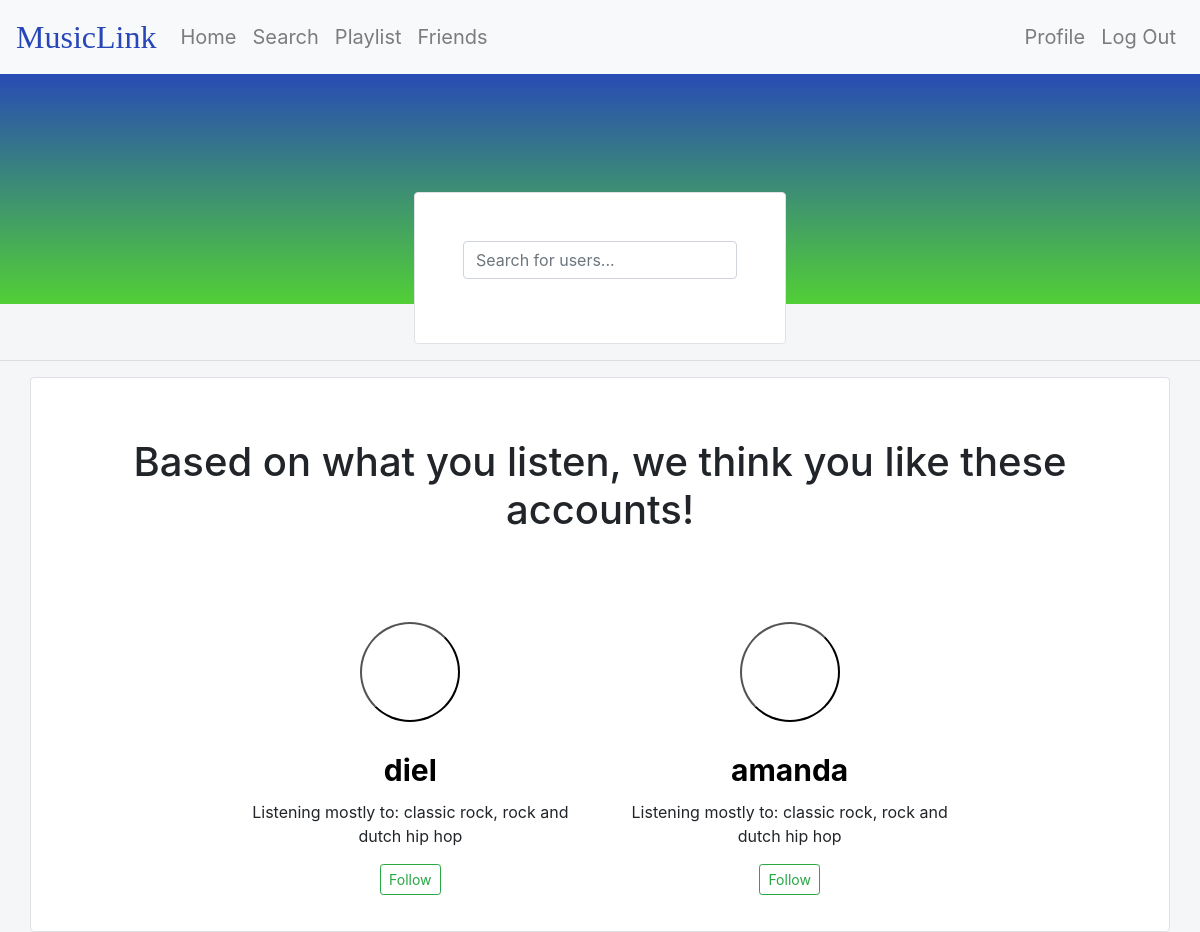
Before: /friends (signed in) with the older database file.
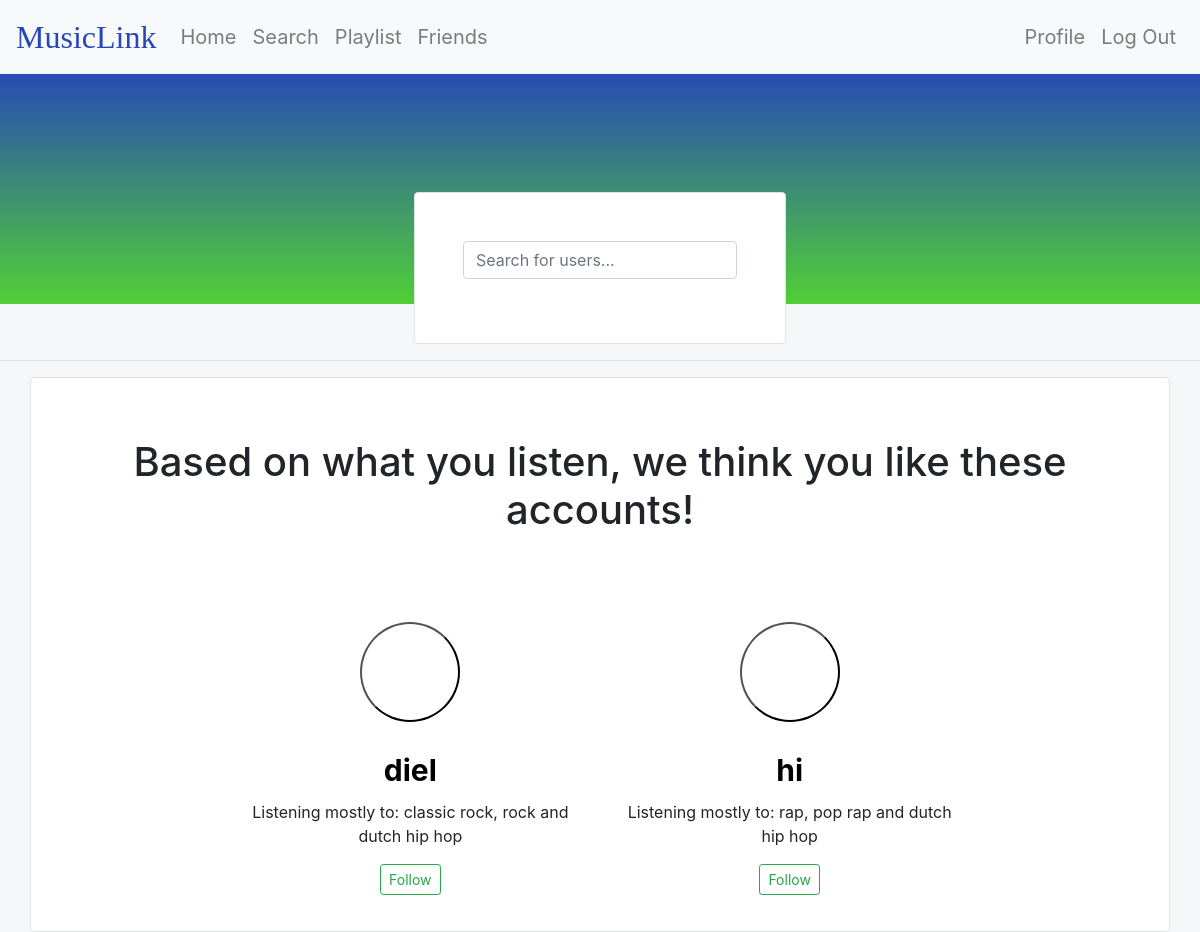
After: the same page with the newer database file.
### tables this page shows
CREATE TABLE 'top' ('userid' integer, 'artist1' text, 'artist2' text, 'artist3' text, 'artist4' text, 'artist5' text, 'track1' text, 'track2' text, 'track3' text, 'track4' text, 'track5' text, 'genre1' text, 'genre2' text, 'genre3' text);

CREATE TABLE 'users' ('userid' integer PRIMARY KEY AUTOINCREMENT NOT NULL, 'username' text, 'hash' text, 'spotifyid' text, 'profilepic' text);

### application.py (the view)
@app.route('/friends', methods=["GET"])
@login_required
def friends():
    following = get_following()
    potential_friends = get_potential_friends(following)
    return render_template("friends.html", potential_friends=potential_friends, following=following)

### helpers.py (called while the page is built)
def login_required(f):
    @wraps(f)
    def decorated_function(*args, **kwargs):
        if session.get("user_id") is None:
            return redirect("/")
        return f(*args, **kwargs)
    return decorated_function

def get_following():
    followinglist = db.execute("SELECT followeduserid FROM following WHERE followuserid = :userid", userid=session['user_id'])
    following = []
    if len(followinglist) != 0:
        following = [followed['followeduserid'] for followed in followinglist]
    return following

### templates/friends.html (shortened to what this page needs)
{% extends "layout.html" %}
{% block main %}
    <div class="row flex animate-bottom" style="align-items: center">
        <div class="col-sm"></div>
        <div class="col-">
            <form action="/search" method="post" class="blocks" style="padding: 3em">
                <div class="form-group">
                    <input autocomplete="off" autofocus class="form-control" id="search" name="search" placeholder="Search for users..." type="text">
                </div>
            </form>
        </div>
        <div class="col-sm"></div>
    </div>
    {% if potential_friends %}
    <hr class="featurette-divider">
    <div class="container marketing blocks animate-bottom">
        <h1 id="friendspage">Based on what you listen, we think you like these accounts!</h1>
        <div class="row">
            {% if potential_friends|length < 3 %}
            <div class="col-sm"></div>
            {% endif %}
            {% for user in potential_friends %}
                <div class="col-lg-4">
                    <form action="/profile" method="post">
                        <button type="submit" value="{{ user['name'] }}" name="username" class="center-cropped" style="background: url({{ user['img'] }}); background-position: center center; background-size: cover; cursor: pointer"></button>
                    </form>
                    <form action="/profile" method="post">
                        <input type="submit" class="btn default" value="{{ user['name'] }}" name='username' style="background-color: inherit; font-size: 30px; font-weight: bold">
                    </form>
                    <p>Listening mostly to: {{ user['genre1'] }}, {{ user['genre2'] }} and {{ user['genre3'] }}</p>
                    <p>
                    <form action="/follow" method="post">
                        <button type="submit" class="btn btn-outline-success btn-sm" value="{{ user['name'] }}" name='follow'>Follow</button>
                    </form>
                    </p>
                </div>
            {% endfor %}
            {% if potential_friends|length < 3 %}
            <div class="col-sm"></div>
            {% endif %}
        </div>
    </div>
    {% endif %}
{% endblock %}

### templates/layout.html (shortened to what this page needs)
<!DOCTYPE html>
<head>
    <link href="/static/styles.css" rel="stylesheet">
    <link href="https://stackpath.bootstrapcdn.com/bootstrap/4.1.3/css/bootstrap.min.css" rel="stylesheet">
</head>
<body>
        <nav class="navbar fixed-top navbar-expand-md navbar-light bg-light">
            <a href="/home" class="navbar-brand" id="brand">MusicLink</a>
            <div class="collapse navbar-collapse" id="navbar">
                {% if session.user_id %}
                    <ul class="navbar-nav mr-auto">
                        <li id="navitem" class="nav-item"><a class="nav-link" href="/home">Home</a></li>
                        <li id="navitem" class="nav-item"><a class="nav-link" href="/search">Search</a></li>
                        <li id="navitem" class="nav-item"><a class="nav-link" href="/playlist">Playlist</a></li>
                        <li id="navitem" class="nav-item"><a class="nav-link" href="/friends">Friends</a></li>
                    </ul>
                    <ul class="navbar-nav ml-auto">
                        <li id="navitem" class="nav-item"><a class="nav-link" href="/ownprofile">Profile</a></li>
                        <li id="navitem" class="nav-item"><a class="nav-link" href="/logout">Log Out</a></li>
                    </ul>
                {% else %}
                    <ul class="navbar-nav ml-auto">
                        <li id="navitem" class="nav-item"><a class="nav-link" href="/authorise">Register</a></li>
                        <li id="navitem" class="nav-item"><a class="nav-link" onclick="openLogin()" style="cursor: pointer;">Log In</a></li>
                    </ul>
                {% endif %}
            </div>
        </nav>
        <header>
            <div class="background"></div>
        </header>
    <main>
        {% block main %}{% endblock %}
    </main>
</body>

### static/styles.css (style rules this page uses)
#brand { color: rgba(39,70,185,1); font-family: papyrus; font-size: 200%; }
#navitem { font-size: 125%; color: #D4AF37; }
main { text-align: center; padding-top: 3em; position: absolute; top: 9em; width: 100%; }
main .form-control { display: inline-block; width: auto; }
body { max-width: 100%; overflow-x: hidden; padding-top: 4em; background-color: #f5f6f7 !important; }
#friendspage { padding-bottom: 2em; padding-top: 1em; }
.center-cropped { width: 100px; height: 100px; background-position: center center; background-repeat: no-repeat; background-size: cover; border-radius: 50%; margin: auto; }
.blocks { padding: 20px; margin-right: 7em; margin-left: 7em; background-color: white; border: 1px solid #DFE1E6; border-radius: 4px; }
.background { background: linear-gradient(0deg, rgba(81,207,54,1) 0%, rgba(39,70,185,1) 100%); height: 15em; position: relative; }
.animate-bottom { position: relative; -webkit-animation-name: animatebottom; -webkit-animation-duration: 1s; animation-name: animatebottom; animation-duration: 1s }

Changed rows visible on the page:
no longer on this page (row unchanged): top: username "amanda", genre1 "classic rock", genre2 "rock", genre3 "dutch hip hop"
added top: username "hi", genre1 "rap", genre2 "pop rap", genre3 "dutch hip hop"
